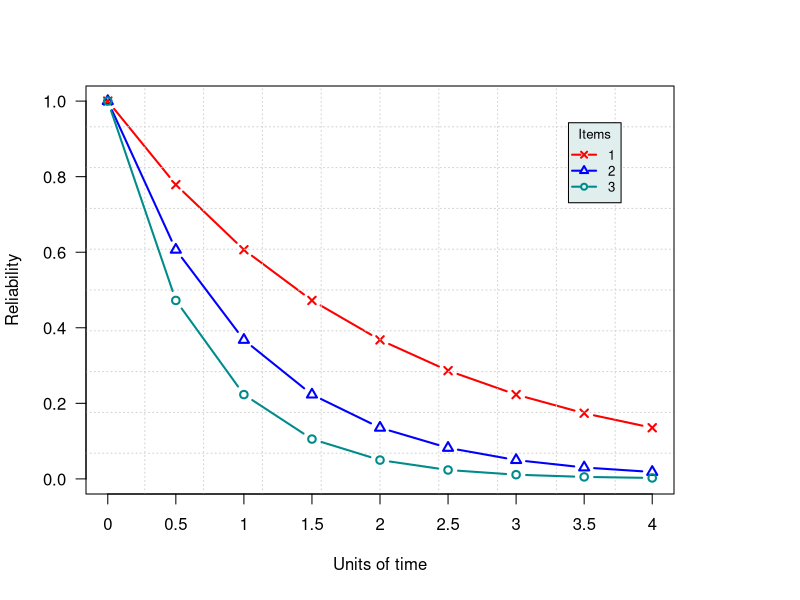
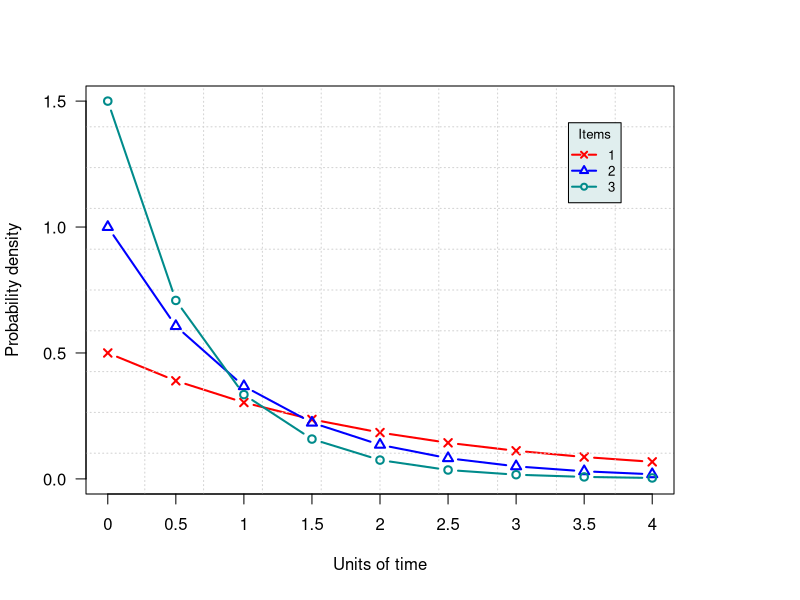
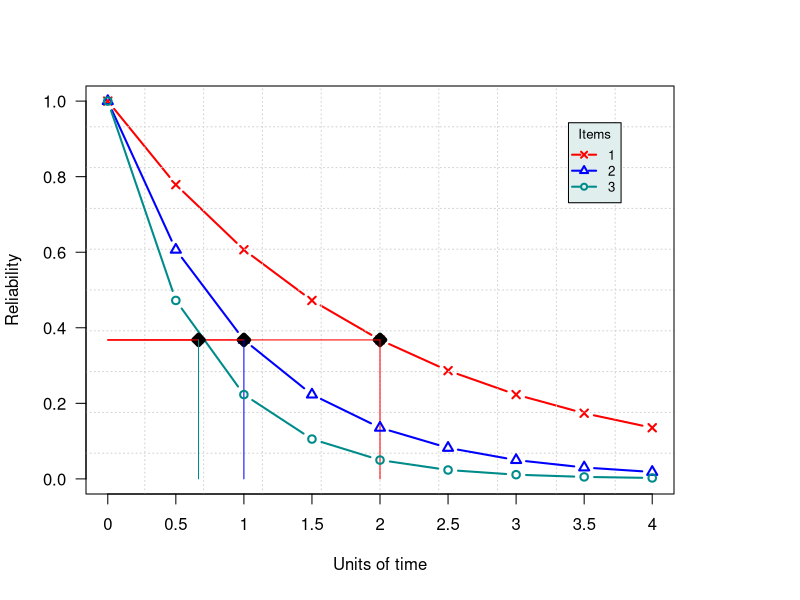

The R source for these figures, in order:
#This program is coded by Nam Lethanh for use in the class IMP
#Purpose: To calculate reliability
TIME=4
T=seq(0,TIME, by =0.5) #investigate time
N=3 #Number of item
lambda<-matrix(double(1),nrow=1,ncol=N)
lambda<-c(0.5,1,1.5) # value of hazard rate
# define dimension of matrix
fail<-matrix(double(1),nrow=length(T),ncol=N)
survive<-matrix(double(1),nrow=length(T),ncol=N)
#reliability function for exponential distribution
failure<-function(t,lambda){lambda*exp(-lambda*t)}
survival<-function(t,lambda){exp(-lambda*t)}
for (i in 1:N){
for (t in (1:length(T))){
  fail[t,i]<-failure(T[t],lambda[i])
  survive[t,i]<-survival(T[t],lambda[i])
}
}
cat('PROBABILITY DENSITY \n')
print(cbind(T,fail))
cat('RELIABILITY \n')
print(cbind(T,survive))
cat('EXPECTED LIFE TIME \n')
theta=lambda
print(1/theta)
#Plotting for reliability
plot.new()
par(mar=c(5,4,4,6)+0.3)
limy=c(0,1)
limx=c(0,4)
plot(T,survive[,1],lwd=2,col="red",ylab="",xlab="",xlim=limx,ylim=limy,axes=FALSE,lty=1,type="b",pch=4)
axis(2,ylim=limy,col="black",las=1)
axis(1,c(seq(0,max(limx),by=0.5)),c(seq(0,max(limx),by=0.5)))
mtext(expression(paste('Reliability')),side=2,col="black",line=3)
mtext(expression(paste('Units of time')),side=1,col="black",line=3)
grid(10, 10, col = "lightgray", lty = "dotted",lwd = par("lwd"), equilogs = TRUE)
box()
par(new=TRUE)
plot(T,survive[,2],lwd=2,col="blue",ylab="",xlab="",xlim=limx,ylim=limy,axes=FALSE,lty=1,type="b",pch=2)
par(new=TRUE)
plot(T,survive[,3],lwd=2,col="cyan4",ylab="",xlab="",xlim=limx,ylim=limy,axes=FALSE,lty=1,type="b",pch=1)
colors=c("red","blue","cyan4")
legend("topright", inset=0.09, title="Items",col=colors,lty=2,lwd=2,legend=c(1:N),pch=c(4,2,1),bg="azure2",cex=0.8)
#Plotting for probability density function
plot.new()
par(mar=c(5,4,4,6)+0.3)
limy=c(0,1.5)
limx=c(0,4)
plot(T,fail[,1],lwd=2,col="red",ylab="",xlab="",xlim=limx,ylim=limy,axes=FALSE,lty=1,type="b",pch=4)
axis(2,ylim=limy,col="black",las=1)
axis(1,c(seq(0,max(limx),by=0.5)),c(seq(0,max(limx),by=0.5)))
mtext(expression(paste('Probability density')),side=2,col="black",line=3)
mtext(expression(paste('Units of time')),side=1,col="black",line=3)
grid(10, 10, col = "lightgray", lty = "dotted",lwd = par("lwd"), equilogs = TRUE)
box()
par(new=TRUE)
plot(T,fail[,2],lwd=2,col="blue",ylab="",xlab="",xlim=limx,ylim=limy,axes=FALSE,lty=1,type="b",pch=2)
par(new=TRUE)
plot(T,fail[,3],lwd=2,col="cyan4",ylab="",xlab="",xlim=limx,ylim=limy,axes=FALSE,lty=1,type="b",pch=1)
colors=c("red","blue","cyan4")
legend("topright", inset=0.09, title="Items",col=colors,lty=2,lwd=2,legend=c(1:N),pch=c(4,2,1),bg="azure2",cex=0.8)
#Plotting for reliability
plot.new()
par(mar=c(5,4,4,6)+0.3)
limy=c(0,1)
limx=c(0,4)
plot(T,survive[,1],lwd=2,col="red",ylab="",xlab="",xlim=limx,ylim=limy,axes=FALSE,lty=1,type="b",pch=4)
axis(2,ylim=limy,col="black",las=1)
axis(1,c(seq(0,max(limx),by=0.5)),c(seq(0,max(limx),by=0.5)))
mtext(expression(paste('Reliability')),side=2,col="black",line=3)
mtext(expression(paste('Units of time')),side=1,col="black",line=3)
grid(10, 10, col = "lightgray", lty = "dotted",lwd = par("lwd"), equilogs = TRUE)
box()
hazardrate=theta[1]
points(1/hazardrate,survival(1/hazardrate,hazardrate),pch=23,bg="black",lwd=5)
segments(0,survival(1/hazardrate,hazardrate),1/hazardrate,survival(1/hazardrate,hazardrate), col= 'red',lty=1,lwd=1)
segments(1/hazardrate,survival(1/hazardrate,hazardrate),1/hazardrate,0, col= 'red',lty=1,lwd=1)
par(new=TRUE)
plot(T,survive[,2],lwd=2,col="blue",ylab="",xlab="",xlim=limx,ylim=limy,axes=FALSE,lty=1,type="b",pch=2)
hazardrate=theta[2]
points(1/hazardrate,survival(1/hazardrate,hazardrate),pch=23,bg="black",lwd=5)
segments(0,survival(1/hazardrate,hazardrate),1/hazardrate,survival(1/hazardrate,hazardrate), col= 'red',lty=1,lwd=1)
segments(1/hazardrate,survival(1/hazardrate,hazardrate),1/hazardrate,0, col= 'blue',lty=1,lwd=1)
par(new=TRUE)
plot(T,survive[,3],lwd=2,col="cyan4",ylab="",xlab="",xlim=limx,ylim=limy,axes=FALSE,lty=1,type="b",pch=1)
hazardrate=theta[3]
points(1/hazardrate,survival(1/hazardrate,hazardrate),pch=23,bg="black",lwd=5)
segments(0,survival(1/hazardrate,hazardrate),1/hazardrate,survival(1/hazardrate,hazardrate), col= 'red',lty=1,lwd=1)
segments(1/hazardrate,survival(1/hazardrate,hazardrate),1/hazardrate,0, col= 'cyan4',lty=1,lwd=1)
colors=c("red","blue","cyan4")
legend("topright", inset=0.09, title="Items",col=colors,lty=2,lwd=2,legend=c(1:N),pch=c(4,2,1),bg="azure2",cex=0.8)
cat("THE END")